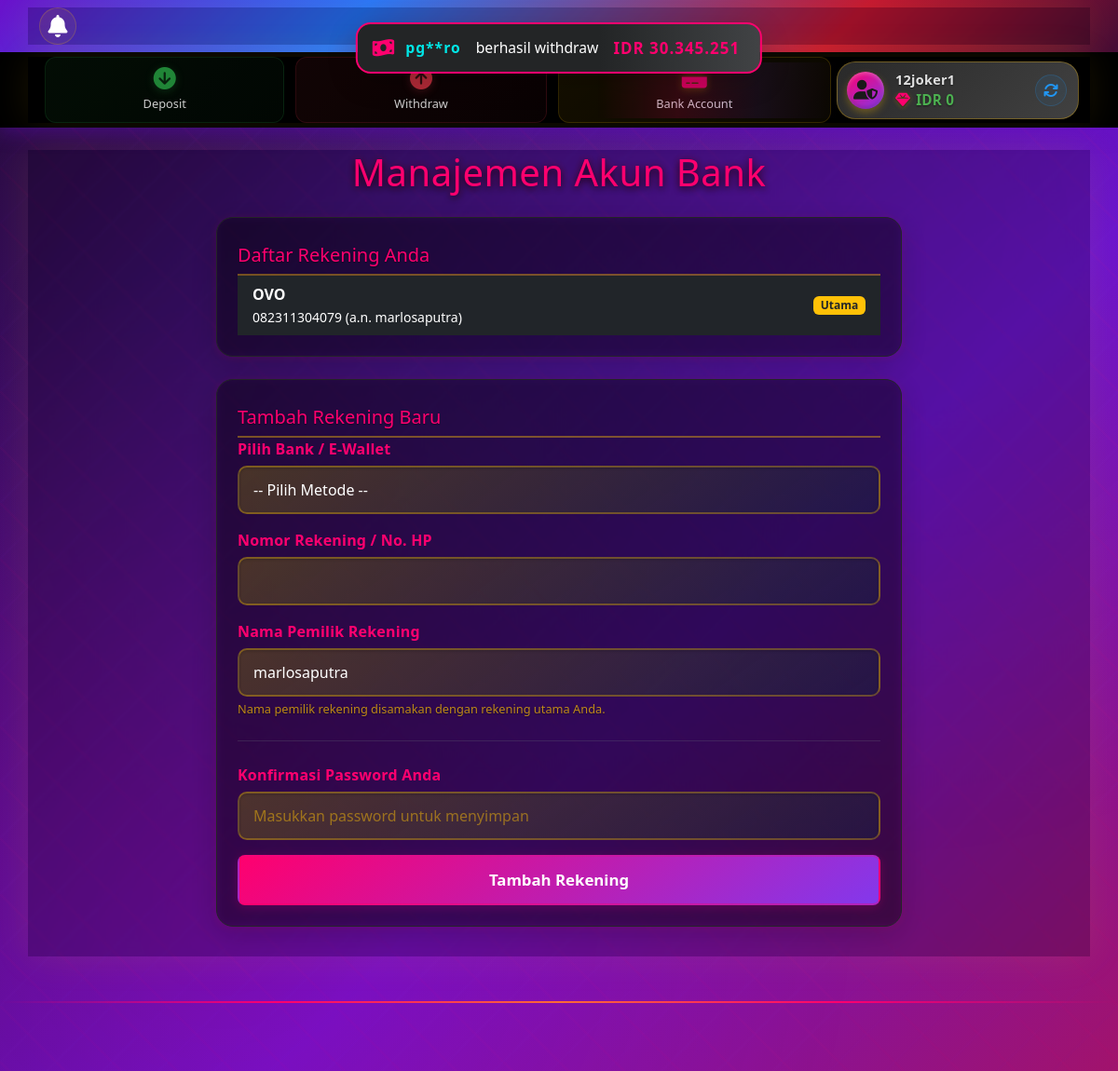
/rekening.php (signed in), run on the app's committed database.
### tables this page shows
CREATE TABLE `users` (
  `id` int(11) NOT NULL,
  `username` varchar(50) NOT NULL,
  `password` varchar(255) NOT NULL,
  `full_name` varchar(100) DEFAULT NULL,
  `email` varchar(100) NOT NULL,
  `phone` varchar(20) DEFAULT NULL,
  `balance` decimal(15,2) NOT NULL DEFAULT 0.00,
  `status` enum('active','suspended','banned') NOT NULL DEFAULT 'active',
  `last_seen` timestamp NULL DEFAULT NULL,
  `referral_code` varchar(10) DEFAULT NULL,
  `referred_by` varchar(50) DEFAULT NULL,
  `registration_date` timestamp NOT NULL DEFAULT current_timestamp()
);

CREATE TABLE `user_banks` (
  `id` int(11) NOT NULL,
  `user_id` int(11) NOT NULL,
  `bank_name` varchar(50) NOT NULL,
  `account_number` varchar(50) NOT NULL,
  `account_name` varchar(100) NOT NULL,
  `is_primary` tinyint(1) NOT NULL DEFAULT 0,
  `created_at` timestamp NOT NULL DEFAULT current_timestamp()
);

### rekening.php (the view, shortened to what this page needs)
<?php
require_once 'includes/header.php';
$user_id = $_SESSION['user_id'];
$banks_stmt = $conn->prepare("SELECT * FROM user_banks WHERE user_id = ? ORDER BY is_primary DESC, id ASC");
$banks_stmt->bind_param("i", $user_id);
$banks_stmt->execute();
$banks_result = $banks_stmt->get_result();
$primary_bank_stmt = $conn->prepare("SELECT account_name FROM user_banks WHERE user_id = ? AND is_primary = 1");
$primary_bank_stmt->bind_param("i", $user_id);
$primary_bank_stmt->execute();
$primary_bank_name = $primary_bank_stmt->get_result()->fetch_assoc()['account_name'] ?? '';
?>
<main class="container my-4">
    <div class="row justify-content-center">
        <div class="col-lg-8 col-md-10">
            <div class="modern-title text-center mb-4">
                <h1 class="page-title">Manajemen Akun Bank</h1>
            </div>
            <div class="modern-card mb-4">
                <div class="card-header">
                    <h5>Daftar Rekening Anda</h5>
                </div>
                <div class="card-body">
                    <?php if ($banks_result->num_rows > 0) : ?>
                        <ul class="list-group list-group-flush">
                            <?php while ($bank = $banks_result->fetch_assoc()) : ?>
                                <li class="list-group-item bg-dark text-white d-flex justify-content-between align-items-center">
                                    <div>
                                        <strong><?php echo htmlspecialchars($bank['bank_name']); ?></strong><br>
                                        <small><?php echo htmlspecialchars($bank['account_number']); ?> (a.n. <?php echo htmlspecialchars($bank['account_name']); ?>)</small>
                                    </div>
                                    <?php if ($bank['is_primary']) : ?>
                                        <span class="badge bg-warning text-dark">Utama</span>
                                    <?php endif; ?>
                                </li>
                            <?php endwhile; ?>
                        </ul>
                    <?php else : ?>
                        <p class="text-center text-white-50">Anda belum memiliki rekening bank.</p>
                    <?php endif; ?>
                </div>
            </div>
            <div class="modern-card">
                <div class="card-header">
                    <h5>Tambah Rekening Baru</h5>
                </div>
                <div class="card-body">
                    <form action="process_rekening.php" method="POST">
                        <div class="mb-3">
                            <label for="bank_name" class="form-label">Pilih Bank / E-Wallet</label>
                            <select class="form-select" id="bank_name" name="bank_name" required>
                                <option value="">-- Pilih Metode --</option>
                            </select>
                        </div>
                        <div class="mb-3">
                            <label for="account_number" class="form-label">Nomor Rekening / No. HP</label>
                            <input type="text" class="form-control" id="account_number" name="account_number" required>
                        </div>
                        <div class="mb-3">
                            <label for="account_name" class="form-label">Nama Pemilik Rekening</label>
                            <input type="text" class="form-control" id="account_name" name="account_name" value="<?php echo htmlspecialchars($primary_bank_name); ?>" readonly>
                            <div class="form-text">Nama pemilik rekening disamakan dengan rekening utama Anda.</div>
                        </div>
                        <hr class="border-secondary my-4">
                        <div class="mb-3">
                            <label for="password" class="form-label">Konfirmasi Password Anda</label>
                            <input type="password" class="form-control" id="password" name="password" required placeholder="Masukkan password untuk menyimpan">
                        </div>
                        <div class="d-grid">
                            <button type="submit" class="btn btn-warning fw-bold">Tambah Rekening</button>
                        </div>
                    </form>
                </div>
            </div>
        </div>
    </div>
</main>
<?php
require_once 'includes/footer.php';
?>

### includes/nav-user.php (shortened to what this page needs)
<?php
$user_id_from_session = $_SESSION['user_id'];
$balance_stmt = $conn->prepare("SELECT balance FROM users WHERE id = ?");
$balance_stmt->bind_param("i", $user_id_from_session);
$balance_stmt->execute();
$balance_result = $balance_stmt->get_result();
$user_balance = ($balance_result->num_rows > 0) ? $balance_result->fetch_assoc()['balance'] : 0;
?>
<header class="user-main-header sticky-top">
    <div class="super-top-bar">
        <div class="container">
            <div class="d-none d-lg-flex justify-content-between align-items-center position-relative">
                <button class="btn btn-header-icon"><i class="fas fa-bell"></i></button>
                <a href="beranda" class="header-logo-center">
                </a>
            </div>
        </div>
    </div>
    <div class="bottom-bar">
        <div class="container d-flex justify-content-between align-items-center">
            <a href="deposit" class="header-icon-link deposit-link">
                <i class="fas fa-arrow-circle-down"></i>
                <span>Deposit</span>
            </a>
            <a href="withdraw" class="header-icon-link withdraw-link">
                <i class="fas fa-arrow-circle-up"></i>
                <span>Withdraw</span>
            </a>
            <a href="rekening" class="header-icon-link bank-link">
                <i class="fas fa-credit-card"></i>
                <span>Bank Account</span>
            </a>
            <div class="user-wallet-block ms-auto">
                <div class="user-icon-wrapper">
                    <i class="fas fa-user-shield"></i>
                </div>
                <div class="user-details-wrapper">
                    <span class="username"><?php echo htmlspecialchars($_SESSION['username'] ?? ''); ?></span>
                    <div class="balance" id="user-balance">
                        <i class="fas fa-gem"></i>
                        <span>IDR <?php echo number_format($user_balance, 0, ',', '.'); ?></span>
                    </div>
                </div>
                <button id="refresh-balance" class="btn btn-sm btn-refresh-wallet"><i class="fas fa-arrows-rotate"></i></button>
            </div>
        </div>
    </div>
</header>

### data on the page
users: balance "0"
user_banks: bank_name "OVO", account_number "082311304079", account_name "marlosaputra", is_primary "Utama"

### other printed values
$_SESSION['username'] "12joker1"
